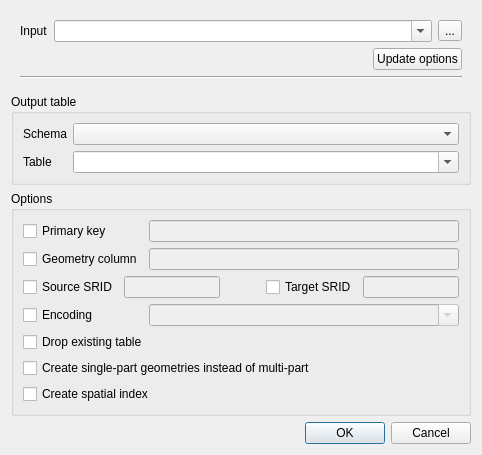
<?xml version="1.0" encoding="UTF-8"?>
<ui version="4.0">
 <class>DbManagerDlgImportVector</class>
 <widget class="QDialog" name="DbManagerDlgImportVector">
  <property name="geometry">
   <rect>
    <x>0</x>
    <y>0</y>
    <width>482</width>
    <height>436</height>
   </rect>
  </property>
  <property name="windowTitle">
   <string>Import vector layer</string>
  </property>
  <layout class="QVBoxLayout" name="verticalLayout">
   <item>
    <widget class="QWidget" name="wdgInput" native="true">
     <layout class="QGridLayout" name="gridLayout_3">
      <item row="0" column="0">
       <widget class="QLabel" name="label_5">
        <property name="sizePolicy">
         <sizepolicy hsizetype="Fixed" vsizetype="Preferred">
          <horstretch>0</horstretch>
          <verstretch>0</verstretch>
         </sizepolicy>
        </property>
        <property name="text">
         <string>Input</string>
        </property>
       </widget>
      </item>
      <item row="0" column="3">
       <widget class="QToolButton" name="btnChooseInputFile">
        <property name="text">
         <string>...</string>
        </property>
       </widget>
      </item>
      <item row="2" column="0" colspan="4">
       <widget class="Line" name="line">
        <property name="orientation">
         <enum>Qt::Horizontal</enum>
        </property>
       </widget>
      </item>
      <item row="0" column="1" colspan="2">
       <widget class="QComboBox" name="cboInputLayer">
        <property name="sizePolicy">
         <sizepolicy hsizetype="Expanding" vsizetype="Fixed">
          <horstretch>0</horstretch>
          <verstretch>0</verstretch>
         </sizepolicy>
        </property>
        <property name="editable">
         <bool>true</bool>
        </property>
        <property name="insertPolicy">
         <enum>QComboBox::NoInsert</enum>
        </property>
       </widget>
      </item>
      <item row="1" column="0" colspan="4">
       <layout class="QHBoxLayout" name="horizontalLayout_2">
        <item>
         <spacer name="horizontalSpacer">
          <property name="orientation">
           <enum>Qt::Horizontal</enum>
          </property>
          <property name="sizeHint" stdset="0">
           <size>
            <width>40</width>
            <height>20</height>
           </size>
          </property>
         </spacer>
        </item>
        <item>
         <widget class="QPushButton" name="btnUpdateInputLayer">
          <property name="text">
           <string>Update options</string>
          </property>
         </widget>
        </item>
       </layout>
      </item>
     </layout>
    </widget>
   </item>
   <item>
    <widget class="QGroupBox" name="groupBox_3">
     <property name="title">
      <string>Output table</string>
     </property>
     <layout class="QGridLayout" name="gridLayout_2">
      <item row="0" column="0">
       <widget class="QLabel" name="label_2">
        <property name="text">
         <string>Schema</string>
        </property>
       </widget>
      </item>
      <item row="0" column="1">
       <widget class="QComboBox" name="cboSchema">
        <property name="sizePolicy">
         <sizepolicy hsizetype="Expanding" vsizetype="Fixed">
          <horstretch>0</horstretch>
          <verstretch>0</verstretch>
         </sizepolicy>
        </property>
       </widget>
      </item>
      <item row="1" column="0">
       <widget class="QLabel" name="label_3">
        <property name="text">
         <string>Table</string>
        </property>
       </widget>
      </item>
      <item row="1" column="1">
       <widget class="QComboBox" name="cboTable">
        <property name="sizePolicy">
         <sizepolicy hsizetype="Expanding" vsizetype="Fixed">
          <horstretch>0</horstretch>
          <verstretch>0</verstretch>
         </sizepolicy>
        </property>
        <property name="editable">
         <bool>true</bool>
        </property>
        <property name="insertPolicy">
         <enum>QComboBox::NoInsert</enum>
        </property>
       </widget>
      </item>
     </layout>
     <zorder>cboTable</zorder>
     <zorder>label_2</zorder>
     <zorder>cboSchema</zorder>
     <zorder>label_3</zorder>
    </widget>
   </item>
   <item>
    <widget class="QGroupBox" name="groupBox_2">
     <property name="title">
      <string>Options</string>
     </property>
     <layout class="QGridLayout" name="gridLayout">
      <item row="0" column="0">
       <widget class="QCheckBox" name="chkPrimaryKey">
        <property name="text">
         <string>Primary key</string>
        </property>
       </widget>
      </item>
      <item row="0" column="1">
       <widget class="QLineEdit" name="editPrimaryKey">
        <property name="enabled">
         <bool>false</bool>
        </property>
       </widget>
      </item>
      <item row="1" column="0">
       <widget class="QCheckBox" name="chkGeomColumn">
        <property name="text">
         <string>Geometry column</string>
        </property>
       </widget>
      </item>
      <item row="1" column="1">
       <widget class="QLineEdit" name="editGeomColumn">
        <property name="enabled">
         <bool>false</bool>
        </property>
       </widget>
      </item>
      <item row="2" column="0" colspan="2">
       <layout class="QHBoxLayout" name="horizontalLayout">
        <item>
         <widget class="QCheckBox" name="chkSourceSrid">
          <property name="text">
           <string>Source SRID</string>
          </property>
         </widget>
        </item>
        <item>
         <widget class="QLineEdit" name="editSourceSrid">
          <property name="enabled">
           <bool>false</bool>
          </property>
         </widget>
        </item>
        <item>
         <spacer name="spacer">
          <property name="orientation">
           <enum>Qt::Horizontal</enum>
          </property>
          <property name="sizeType">
           <enum>QSizePolicy::Fixed</enum>
          </property>
          <property name="sizeHint" stdset="0">
           <size>
            <width>40</width>
            <height>20</height>
           </size>
          </property>
         </spacer>
        </item>
        <item>
         <widget class="QCheckBox" name="chkTargetSrid">
          <property name="text">
           <string>Target SRID</string>
          </property>
         </widget>
        </item>
        <item>
         <widget class="QLineEdit" name="editTargetSrid">
          <property name="enabled">
           <bool>false</bool>
          </property>
         </widget>
        </item>
       </layout>
      </item>
      <item row="3" column="0">
       <widget class="QCheckBox" name="chkEncoding">
        <property name="text">
         <string>Encoding</string>
        </property>
       </widget>
      </item>
      <item row="3" column="1">
       <widget class="QComboBox" name="cboEncoding">
        <property name="enabled">
         <bool>false</bool>
        </property>
        <property name="editable">
         <bool>true</bool>
        </property>
       </widget>
      </item>
      <item row="6" column="0" colspan="2">
       <widget class="QCheckBox" name="chkSinglePart">
        <property name="text">
         <string>Create single-part geometries instead of multi-part</string>
        </property>
       </widget>
      </item>
      <item row="7" column="0" colspan="2">
       <widget class="QCheckBox" name="chkSpatialIndex">
        <property name="text">
         <string>Create spatial index</string>
        </property>
       </widget>
      </item>
      <item row="4" column="0" colspan="2">
       <widget class="QCheckBox" name="chkDropTable">
        <property name="text">
         <string>Drop existing table</string>
        </property>
       </widget>
      </item>
     </layout>
    </widget>
   </item>
   <item>
    <widget class="QDialogButtonBox" name="buttonBox">
     <property name="orientation">
      <enum>Qt::Horizontal</enum>
     </property>
     <property name="standardButtons">
      <set>QDialogButtonBox::Cancel|QDialogButtonBox::Ok</set>
     </property>
    </widget>
   </item>
  </layout>
  <zorder>groupBox_2</zorder>
  <zorder>buttonBox</zorder>
  <zorder>groupBox_3</zorder>
  <zorder>wdgInput</zorder>
 </widget>
 <tabstops>
  <tabstop>chkSourceSrid</tabstop>
  <tabstop>editSourceSrid</tabstop>
  <tabstop>chkEncoding</tabstop>
  <tabstop>cboEncoding</tabstop>
  <tabstop>chkSinglePart</tabstop>
  <tabstop>chkSpatialIndex</tabstop>
  <tabstop>buttonBox</tabstop>
 </tabstops>
 <resources/>
 <connections>
  <connection>
   <sender>buttonBox</sender>
   <signal>rejected()</signal>
   <receiver>DbManagerDlgImportVector</receiver>
   <slot>reject()</slot>
   <hints>
    <hint type="sourcelabel">
     <x>325</x>
     <y>518</y>
    </hint>
    <hint type="destinationlabel">
     <x>286</x>
     <y>274</y>
    </hint>
   </hints>
  </connection>
  <connection>
   <sender>chkPrimaryKey</sender>
   <signal>toggled(bool)</signal>
   <receiver>editPrimaryKey</receiver>
   <slot>setEnabled(bool)</slot>
   <hints>
    <hint type="sourcelabel">
     <x>108</x>
     <y>347</y>
    </hint>
    <hint type="destinationlabel">
     <x>207</x>
     <y>345</y>
    </hint>
   </hints>
  </connection>
  <connection>
   <sender>chkGeomColumn</sender>
   <signal>toggled(bool)</signal>
   <receiver>editGeomColumn</receiver>
   <slot>setEnabled(bool)</slot>
   <hints>
    <hint type="sourcelabel">
     <x>120</x>
     <y>367</y>
    </hint>
    <hint type="destinationlabel">
     <x>188</x>
     <y>367</y>
    </hint>
   </hints>
  </connection>
  <connection>
   <sender>chkSourceSrid</sender>
   <signal>toggled(bool)</signal>
   <receiver>editSourceSrid</receiver>
   <slot>setEnabled(bool)</slot>
   <hints>
    <hint type="sourcelabel">
     <x>115</x>
     <y>390</y>
    </hint>
    <hint type="destinationlabel">
     <x>166</x>
     <y>394</y>
    </hint>
   </hints>
  </connection>
  <connection>
   <sender>chkTargetSrid</sender>
   <signal>toggled(bool)</signal>
   <receiver>editTargetSrid</receiver>
   <slot>setEnabled(bool)</slot>
   <hints>
    <hint type="sourcelabel">
     <x>360</x>
     <y>396</y>
    </hint>
    <hint type="destinationlabel">
     <x>435</x>
     <y>394</y>
    </hint>
   </hints>
  </connection>
  <connection>
   <sender>chkEncoding</sender>
   <signal>toggled(bool)</signal>
   <receiver>cboEncoding</receiver>
   <slot>setEnabled(bool)</slot>
   <hints>
    <hint type="sourcelabel">
     <x>98</x>
     <y>415</y>
    </hint>
    <hint type="destinationlabel">
     <x>201</x>
     <y>414</y>
    </hint>
   </hints>
  </connection>
  <connection>
   <sender>buttonBox</sender>
   <signal>accepted()</signal>
   <receiver>DbManagerDlgImportVector</receiver>
   <slot>accept()</slot>
   <hints>
    <hint type="sourcelabel">
     <x>452</x>
     <y>505</y>
    </hint>
    <hint type="destinationlabel">
     <x>508</x>
     <y>243</y>
    </hint>
   </hints>
  </connection>
 </connections>
</ui>
